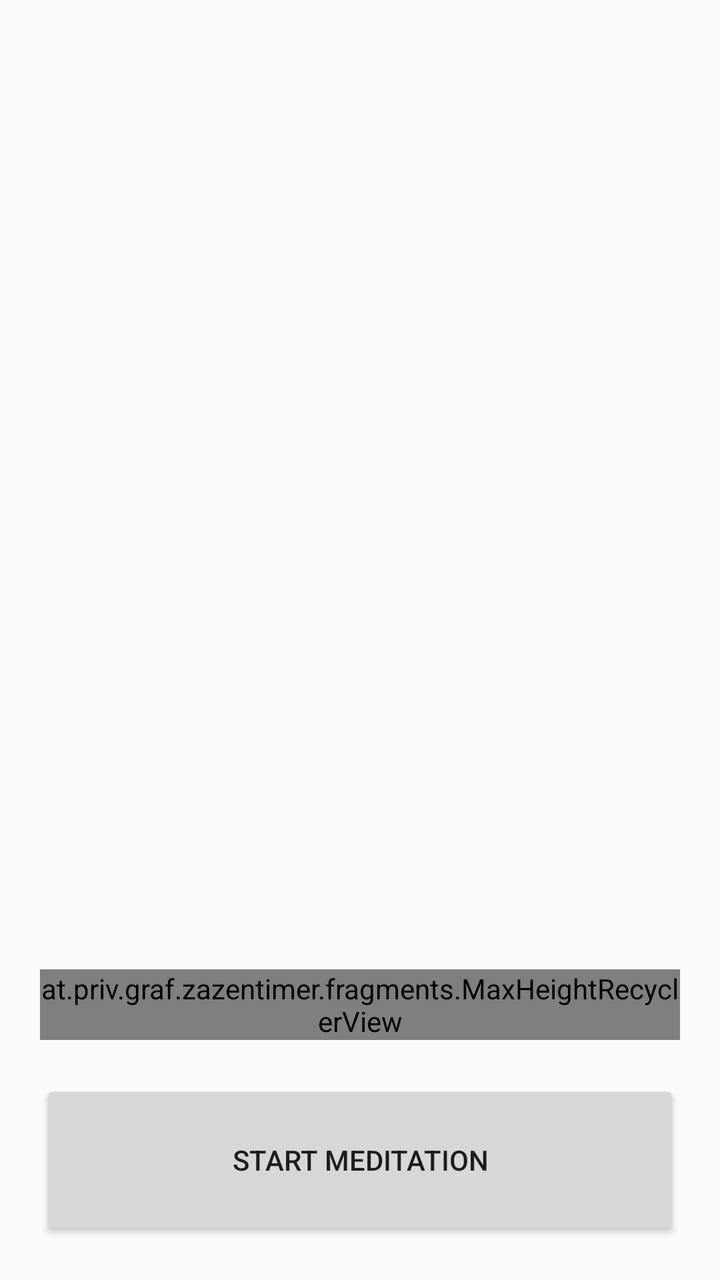
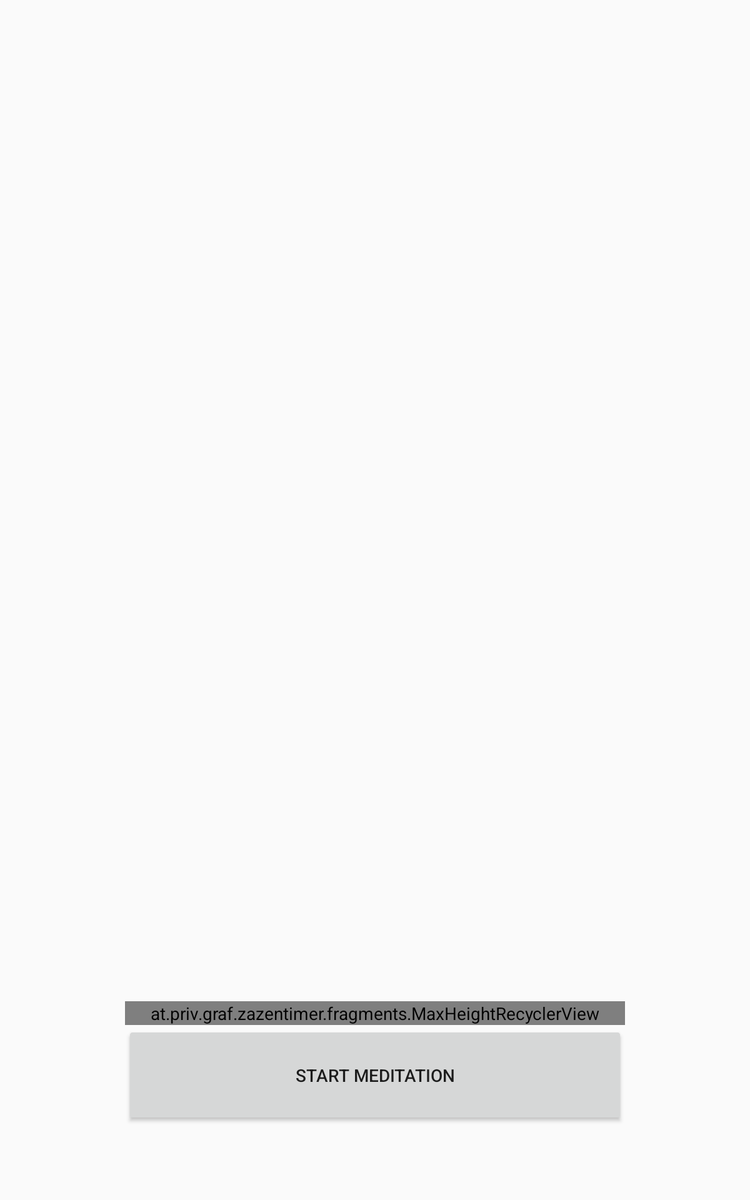

Two renders of one Android screen. The first uses the default layout on a phone; the second uses the alternative layout the repository ships for a different screen configuration, on a matching device. The two XML files are below.
<!-- AndroidManifest.xml: application theme LightZenTheme -->
<!-- res/layout/fragment_main.xml -->
<?xml version="1.0" encoding="utf-8"?>
<androidx.coordinatorlayout.widget.CoordinatorLayout xmlns:android="http://schemas.android.com/apk/res/android"
    xmlns:app="http://schemas.android.com/apk/res-auto"
    xmlns:tools="http://schemas.android.com/tools"
    android:layout_width="match_parent"
    android:layout_height="match_parent">

    <RelativeLayout
        android:layout_width="match_parent"
        android:layout_height="match_parent">

        <Button
            android:layout_gravity="center"
            android:id="@+id/but_start"
            android:layout_width="match_parent"
            android:layout_height="wrap_content"
            android:layout_marginLeft="20dp"
            android:layout_marginStart="20dp"
            android:layout_marginRight="20dp"
            android:layout_marginEnd="20dp"
            android:layout_marginBottom="20dp"
            android:minWidth="140dp"
            android:minHeight="80dp"
            android:text="@string/but_start"
            android:layout_alignParentBottom="true"
            style="@style/PrimaryRoundedButton"/>

        <at.priv.graf.zazentimer.fragments.MaxHeightRecyclerView
            android:id="@+id/recycler_sessions"
            android:layout_width="match_parent"
            android:layout_height="wrap_content"
            android:layout_margin="20dp"
            android:layout_above="@+id/but_start"
            android:layout_alignParentTop="false"
            android:layout_centerHorizontal="false"/>

        <ImageView
            android:id="@+id/zen_image"
            android:padding="40dp"
            android:layout_width="wrap_content"
            android:layout_height="wrap_content"
            android:scaleType="fitCenter"
            android:layout_above="@+id/recycler_sessions"
            android:contentDescription="@null"
            tools:ignore="ContentDescription"
            style="@style/zenIcon"/>

    </RelativeLayout>

</androidx.coordinatorlayout.widget.CoordinatorLayout>
<!-- resources referenced by this layout -->
<resources>
  <string name="but_start">Start Meditation</string>
  <style name="PrimaryRoundedButton" parent="@style/Widget.AppCompat.Button">
      </style>
  <style name="zenIcon" parent="">
          <item name="android:src">?attr/zenIconSrc</item>
      </style>
  <style name="LightZenTheme" parent="@style/Theme.AppCompat.Light.NoActionBar">
          <item name="timerViewStyle">@style/timerViewStyleLight</item>
          <item name="zenIconSrc">@drawable/zenkreis2bk</item>
      </style>
  <style name="timerViewStyleLight" parent="">
          <item name="colorMarkerLine">@color/colorMarkerLine</item>
          <item name="colorMarkerTriangle">@color/colorMarkerTriangle</item>
          <item name="currentSectionColor">@color/colorCurrentSection</item>
          <item name="nextSectionColor">@color/colorNextSection</item>
          <item name="previousSectionsColor">@color/colorPreviousSection</item>
          <item name="remainingSectionsColor">@color/colorRemainingSections</item>
      </style>
  <color name="colorMarkerLine">#404040</color>
  <color name="colorMarkerTriangle">#404040</color>
  <color name="colorCurrentSection">#3d82a3</color>
  <color name="colorNextSection">#9cd4e1</color>
  <color name="colorPreviousSection">#cde8ef</color>
  <color name="colorRemainingSections">#f0f0f0</color>
</resources>
<!-- res/layout-sw600dp/fragment_main.xml (the repository's variant of the layout above) -->
<!-- drawn on a 7-inch tablet held upright -->
<?xml version="1.0" encoding="utf-8"?>
<RelativeLayout xmlns:android="http://schemas.android.com/apk/res/android"
    android:layout_width="match_parent"
    android:layout_height="match_parent">
    <ImageView
        android:id="@+id/zenimage"
        android:padding="40dp"
        android:layout_width="match_parent"
        android:layout_height="match_parent"
        android:layout_margin="40dp"
        android:layout_marginTop="49dp"
        android:scaleType="fitCenter"
        android:layout_above="@+id/recycler_sessions"
        android:layout_centerHorizontal="true"
        style="@style/zenIcon"/>
    <at.priv.graf.zazentimer.fragments.MaxHeightRecyclerView
        android:gravity="center"
        android:id="@+id/recycler_sessions"
        android:layout_width="match_parent"
        android:layout_height="wrap_content"
        android:layout_marginLeft="100dp"
        android:layout_marginTop="40dp"
        android:layout_marginRight="100dp"
        android:layout_above="@+id/but_start"
        android:layout_alignParentTop="false"
        android:layout_centerHorizontal="false"/>
    <Button
        android:id="@+id/but_start"
        android:layout_width="match_parent"
        android:layout_height="80dp"
        android:layout_marginLeft="100dp"
        android:layout_marginRight="100dp"
        android:layout_marginBottom="60dp"
        android:text="@string/but_start"
        android:layout_alignParentBottom="true"/>
</RelativeLayout>
<!-- resources referenced by the variant -->
<!-- as a 7-inch tablet held upright resolves them -->
<resources>
  <string name="but_start">Start Meditation</string>
  <style name="zenIcon" parent="">
          <item name="android:src">?attr/zenIconSrc</item>
      </style>
  <style name="LightZenTheme" parent="@style/Theme.AppCompat.Light.NoActionBar">
          <item name="timerViewStyle">@style/timerViewStyleLight</item>
          <item name="zenIconSrc">@drawable/zenkreis2bk</item>
      </style>
  <style name="timerViewStyleLight" parent="">
          <item name="colorMarkerLine">@color/colorMarkerLine</item>
          <item name="colorMarkerTriangle">@color/colorMarkerTriangle</item>
          <item name="currentSectionColor">@color/colorCurrentSection</item>
          <item name="nextSectionColor">@color/colorNextSection</item>
          <item name="previousSectionsColor">@color/colorPreviousSection</item>
          <item name="remainingSectionsColor">@color/colorRemainingSections</item>
      </style>
  <color name="colorMarkerLine">#404040</color>
  <color name="colorMarkerTriangle">#404040</color>
  <color name="colorCurrentSection">#3d82a3</color>
  <color name="colorNextSection">#9cd4e1</color>
  <color name="colorPreviousSection">#cde8ef</color>
  <color name="colorRemainingSections">#f0f0f0</color>
</resources>
